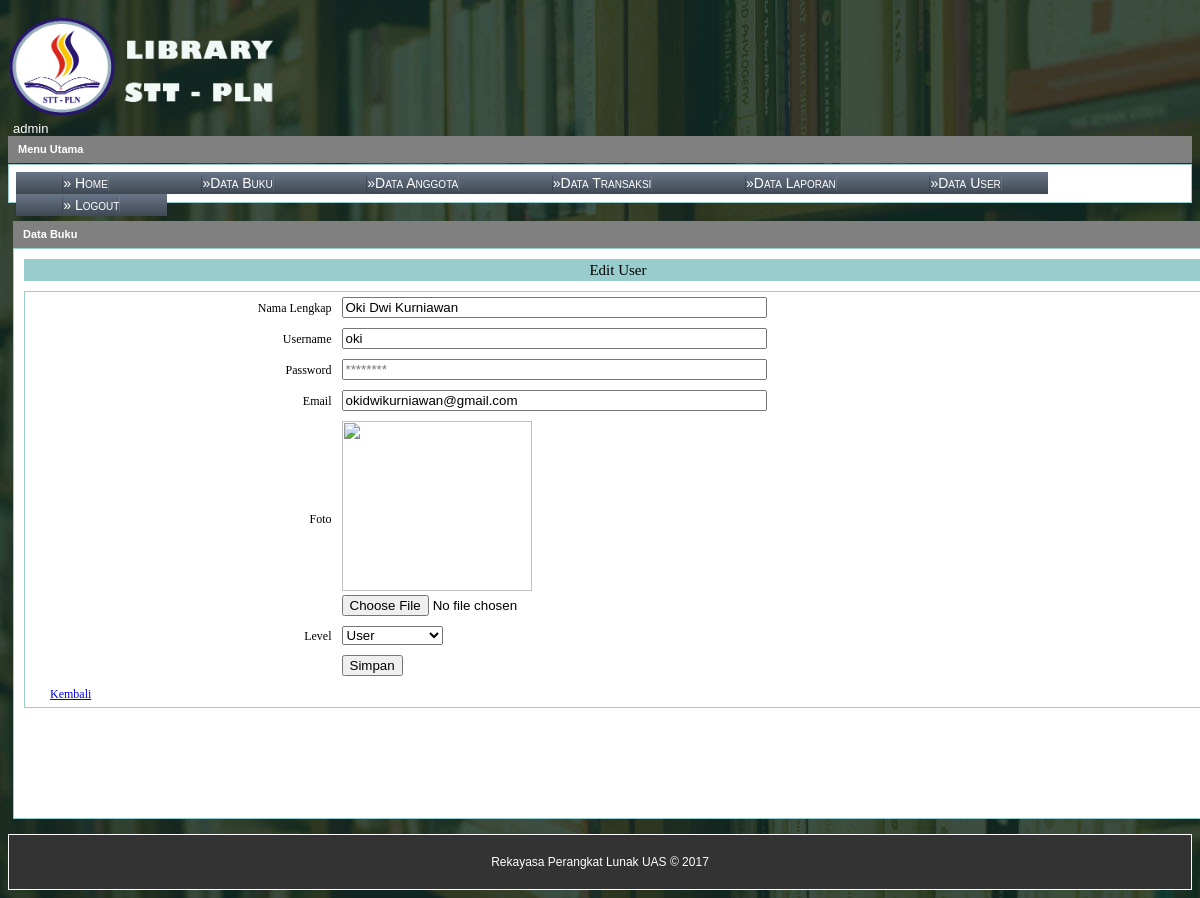
Page /admin/index.php?page=user_edit&id=3 (signed in) on the committed database.
### tables this page shows
CREATE TABLE `tbl_user` (
  `id` int(3) NOT NULL,
  `nama` varchar(200) NOT NULL,
  `username` varchar(50) NOT NULL,
  `password` varchar(200) NOT NULL,
  `email` varchar(100) NOT NULL,
  `foto` varchar(50) NOT NULL,
  `level` enum('admin','user') NOT NULL
);

### admin/user_edit.php (the view, shortened to what this page needs)
  <?php
  $id = $_GET['id'];
  $query = "SELECT * FROM tbl_user WHERE id=$id";
  $sql = mysql_query($query);
  $data = mysql_fetch_array($sql);
  $nama = $data['nama'];
  $username = $data['username'];
  $email = $data['email'];
  $foto = $data['foto'];
  $level = $data['level'];
  ?>
<div id="menu-tengah">
   	<div id="bg_menu">Data Buku
   	</div>
   	<div id="content_menu">
       <div id="menu_header">
       	<table width="100%" height="100%" style="background-color:#9cc;">
           	<tr>
               	<td align="center">Edit User</td>
               </tr>
           </table>
   	</div>
  	    <div class="table_input">
       <form action="?page=user_proses_edit" method="post">
  	      <table width="100%" height="80%" align="center" cellspacing="0" cellpadding="5">
  	        <tbody>
           	<tr>
               	<td width="25%" align="right">Nama Lengkap</td>
                   <td><input type="text" name="nama" size="50%" value="<?=$nama?>" required></td>
               </tr>
               <tr>
               	<td width="20%" align="right">Username</td>
                   <td><input type="text" name="username" size="50%" value="<?=$username?>" required></td>
               </tr>
               <tr>
               	<td width="20%" align="right">Password</td>
                   <td><input type="password" name="password" size="50%" placeholder="********" required></td>
               </tr>
               <tr>
               	<td width="20%" align="right">Email</td>
                   <td><input type="text" name="email" size="50%" value="<?=$email?>" required></td>
               </tr>
               <tr>
               	<td width="20%" align="right">Foto</td>
                   <td><img src="../images/<?=$foto?>" width="190" height="170"><br>
                   <input type="file" name="foto" value="<?=$foto?>"></td>
               </tr>
               <tr>
               	<td width="20%" align="right">Level</td>
                   <td><select name="level">
                           <option value="user" <?php if ($level=='user'){echo "selected"; }?>>User</option>
                   	</select>
                   </td>
               </tr>
               <tr>
               	<td></td>
                   <td><input type="submit" value="Simpan"></td>
               </tr>
               <tr>
                   <td><a href="?page=user">Kembali</td>
               </tr>
           </tbody>
         </table>
         </form>
	      </div>
  	  </div>
   </div>

### images/style.css (style rules this page uses)
body { background:url("../images/back.jpg"); font-family:Tahoma, Geneva, sans-serif; font-size: 14px; }
#menu-tengah { margin:5px; width:1210px; float:left; }
#bg_menu { background-color: gray; border-bottom:0px; padding:7px; padding-left:10px; color:#ffffff; font-weight:bold; font-size:11px; height:13px; }
#content_menu { background-color: #FFF; border: 1px solid #9CC; line-height: 16px; padding: 3px; margin-bottom: 10px; font-size:14px; padding:10px; }
#menu_header { font-size:15px; font-family:Georgia, "Times New Roman", Times, serif; border-collapse: collapse; overflow: hidden; margin-bottom:10px; }
.table_input { background-color:#FFF; font-size:12px; font-family:Georgia, "Times New Roman", Times, serif; border-collapse: collapse; border: 1px solid #9cc; overflow: hidden; margin-bottom:100px; padding-left: 20px; }

### rows in the picture
tbl_user: nama "Oki Dwi Kurniawan", username "oki", email "okidwikurniawan@gmail.com", level "User"

### other values in the picture
$_SESSION['nama'] "admin"
